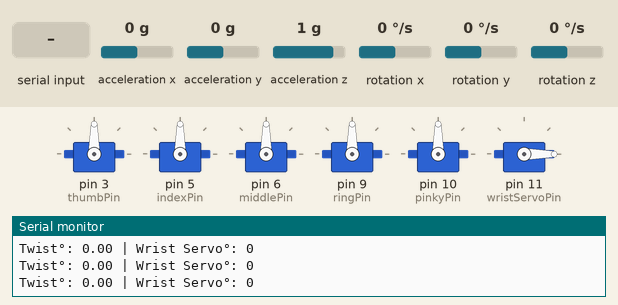
Recording of a sketch running on a simulated Arduino Uno, built with avr-gcc and run on an emulated ATmega328P. On the bench: 6 × servo, the last lines printed to the serial monitor. Inputs (shaded band) come from the test bench; at power-on: rotation x 0 °/s, acceleration x 0 g, acceleration y 0 g, acceleration z 1 g, rotation y 0 °/s, rotation z 0 °/s.

Above: at 1.2 s.
1.3 s: rotation x set to 100 °/s
At 3.2 s:
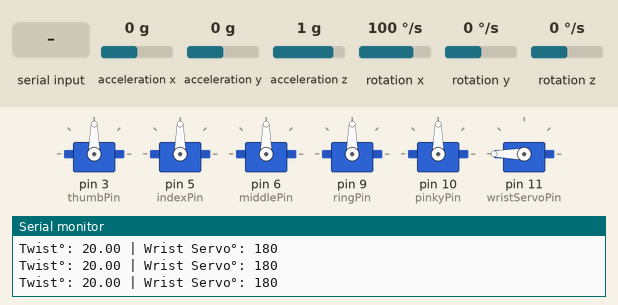
3.5 s: "90,45,200,10,150\n" received over Serial
At 4.4 s:
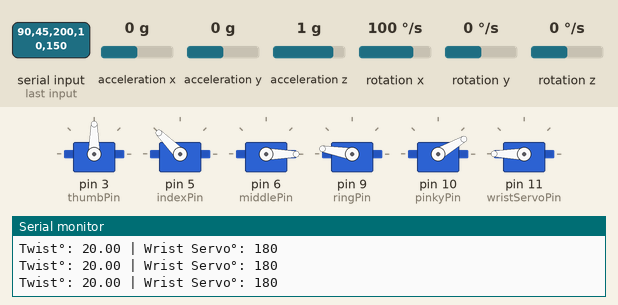
5.0 s: rotation x set to -192 °/s
At 6.4 s:
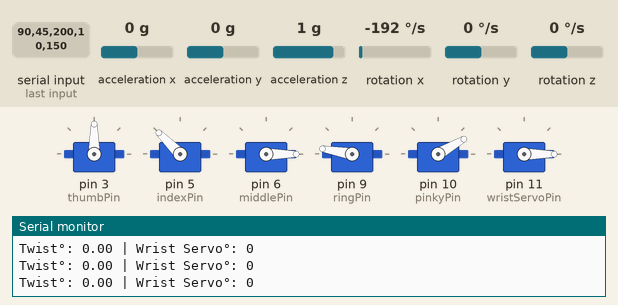
6.8 s: rotation x set to 192 °/s
At 7.0 s:
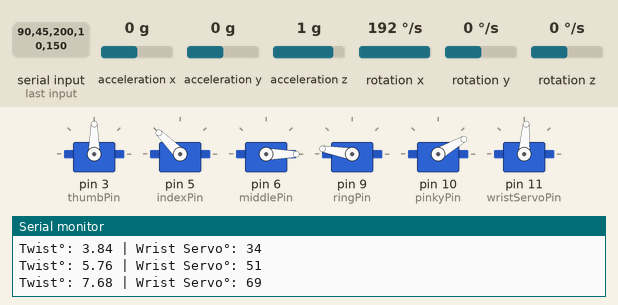
8.7 s: rotation x set to -100 °/s
At 8.88 s:
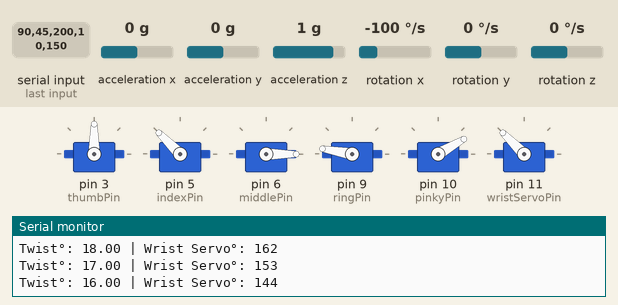
Timing chart, 0 to 11.7 s (numbered marks = the images above; inputs shaded):
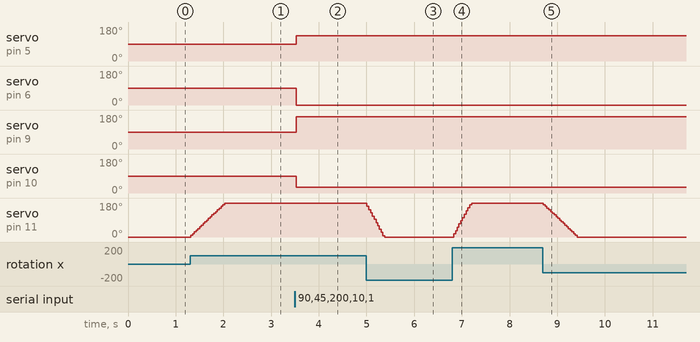

The sketch:

IMPUCAMERA.ino
```cpp
#include <Wire.h>
#include <MPU6050.h>
#include <Servo.h>

MPU6050 mpu;

// Servo declarations
Servo thumbServo, indexServo, middleServo, ringServo, pinkyServo, wrist;

// Servo pin assignments
const int thumbPin  = 3;
const int indexPin  = 5;
const int middlePin = 6;
const int ringPin   = 9;
const int pinkyPin  = 10;
const int wristServoPin = 11;

// Forearm twist rotation
float twistTotal = 0; // Accumulated twist angle

void setup() {
  Serial.begin(9600);
  Wire.begin();
  mpu.initialize();

  if (!mpu.testConnection()) {
    Serial.println("❌ MPU6050 connection failed!");
    while (1);
  }

  // Attach all servos
  thumbServo.attach(thumbPin);
  indexServo.attach(indexPin);
  middleServo.attach(middlePin);
  ringServo.attach(ringPin);
  pinkyServo.attach(pinkyPin);
  wrist.attach(wristServoPin);

  Serial.println("✅ MPU6050 & Servos Ready!");
}

void loop() {
  // === Forearm twist from MPU6050 ===
  int16_t ax, ay, az, gx, gy, gz;
  mpu.getMotion6(&ax, &ay, &az, &gx, &gy, &gz);

  float twistSpeed = gx / 131.0; // deg/sec (forearm twist speed)
  twistTotal += twistSpeed * 0.01; // integrate over time (~10ms loop)
  twistTotal = constrain(twistTotal, 0, 20); // Adjusted range to 0 to 20°

  // Apply custom mapping formula:
  // 20° → 180
  // 10° → 90
  // 5° → 45
  // 4° → 36
  int wristAngle = twistTotal * 9.0; // scale factor based on 20° → 180
  wristAngle = constrain(wristAngle, 0, 180);
  wrist.write(wristAngle);

  // === Finger control from Python Serial ===
  if (Serial.available()) {
    String data = Serial.readStringUntil('\n');  // Read serial data
    int angles[5];  // Array for 5 finger servo angles

    if (sscanf(data.c_str(), "%d,%d,%d,%d,%d", &angles[0], &angles[1], &angles[2], &angles[3], &angles[4]) == 5) {
      // Reverse angles before writing (optional)
      thumbServo.write(180 - angles[0]);
      indexServo.write(180 - angles[1]);
      middleServo.write(180 - angles[2]);
      ringServo.write(180 - angles[3]);
      pinkyServo.write(180 - angles[4]);

      // Debug
      Serial.print("Received Fingers (Reversed): ");
      Serial.print(180 - angles[0]); Serial.print(", ");
      Serial.print(180 - angles[1]); Serial.print(", ");
      Serial.print(180 - angles[2]); Serial.print(", ");
      Serial.print(180 - angles[3]); Serial.print(", ");
      Serial.println(180 - angles[4]);
    } else {
      Serial.println("Invalid Data Received!");
    }
  }

  // Debug wrist
  Serial.print("Twist°: "); Serial.print(twistTotal);
  Serial.print(" | Wrist Servo°: "); Serial.println(wristAngle);

  delay(10);
}
```

Measured:
- after the input at 1.3 s, servo on pin 11 (wristServoPin): moves from 0° to 180° over 0.71 s, starting at once
- after the input at 3.5 s, servo on pin 5 (indexPin): 90° → 135° at once; servo on pin 6 (middlePin): 90° → 0° at once; servo on pin 9 (ringPin): 90° → 170° at once; servo on pin 10 (pinkyPin): 90° → 30° at once
- after the input at 5.0 s, servo on pin 11 (wristServoPin): moves from 180° to 0° over 0.37 s, starting at once
- after the input at 6.8 s, servo on pin 11 (wristServoPin): moves from 0° to 180° over 0.37 s, starting at once
- after the input at 8.7 s, servo on pin 11 (wristServoPin): moves from 180° to 0° over 0.71 s, starting at once
